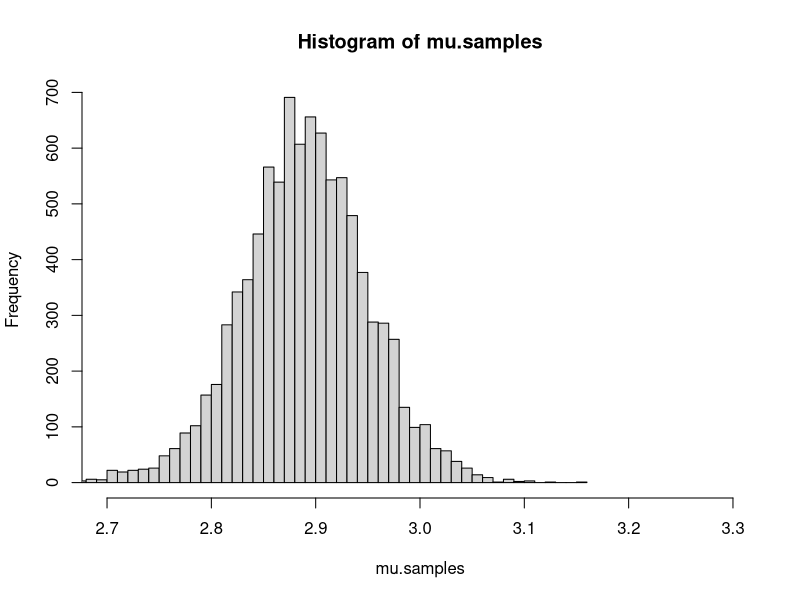
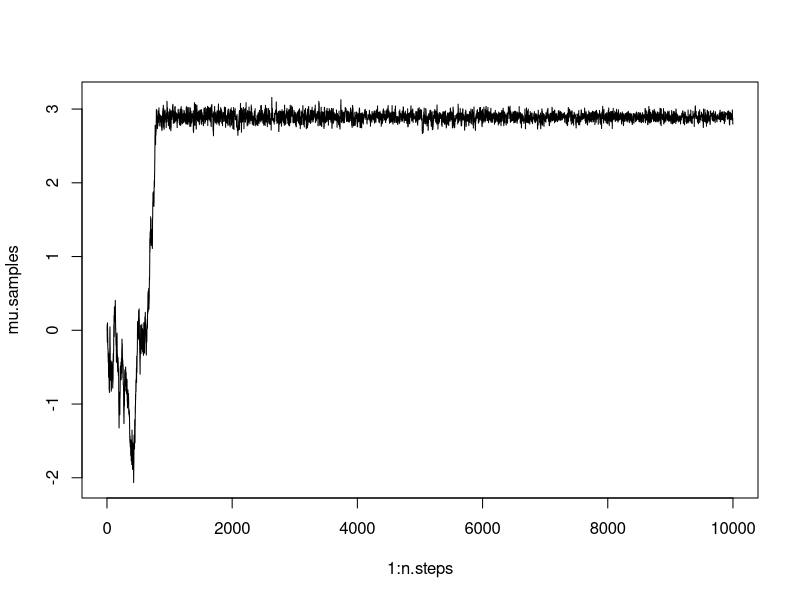
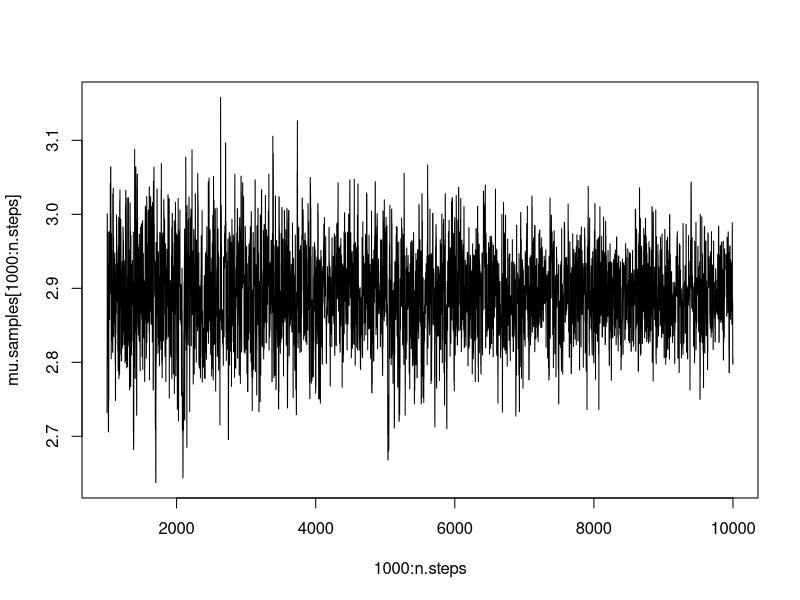
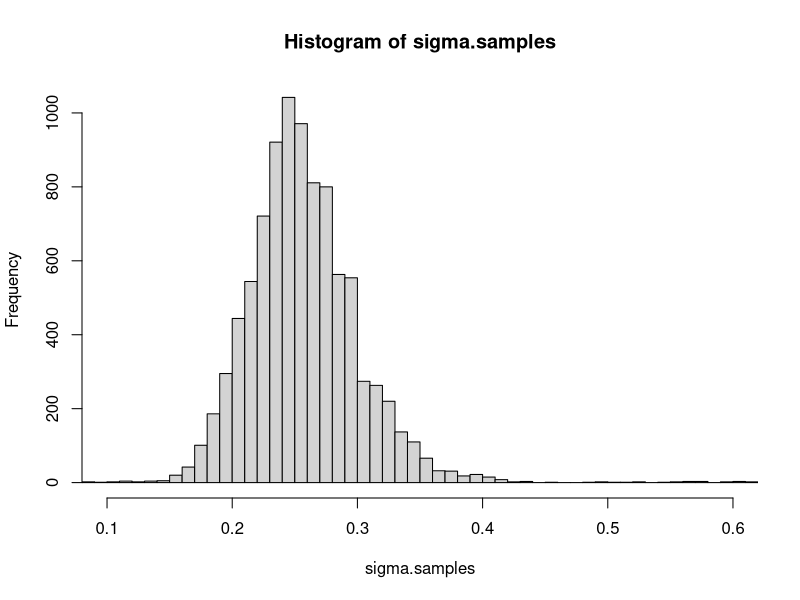
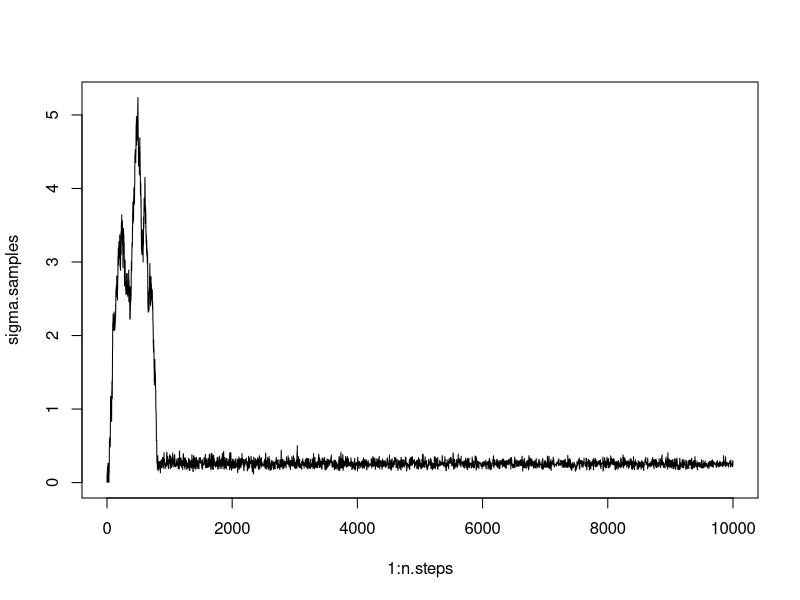
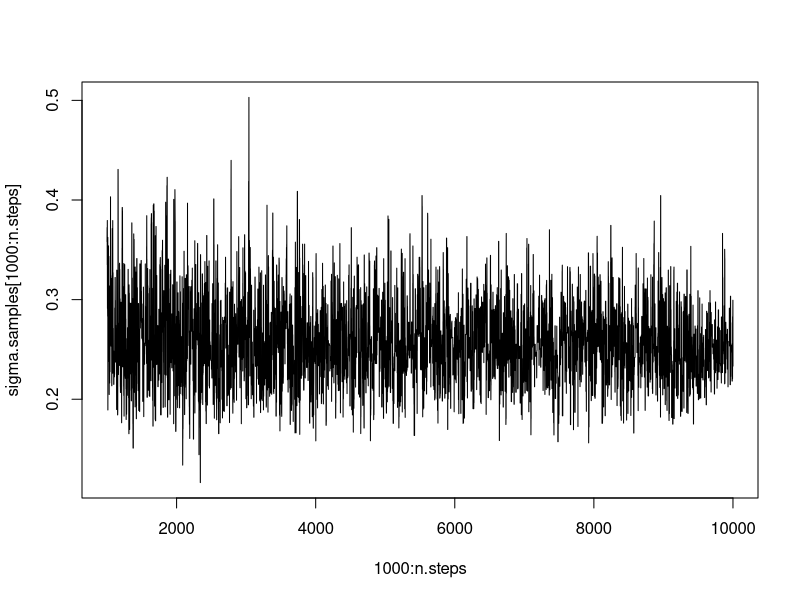

Recreate these plots in R, in order.
N <- 100
mu.true <- 3
sigma.true <- .5
y <- rnorm(n = N, mean = mu.true, sd = sigma.true)

# establish the prior probability distribution of mu and sigma, and the likelihood function of our data given both
mu.prior.probability <- function(mu, mu.prior.min = -1, mu.prior.max = 6) { dunif(x = mu, min = mu.prior.min, max = mu.prior.max) }
sigma.prior.probability <- function(sigma, location = 0, scale = 5) { dcauchy(x = sigma, location = location, scale = scale) }
data.likelihood.given.mu.and.sigma <- function(mu, observed.data.vector = y, sigma = sigma) { dnorm(x = observed.data.vector, mean = mu, sd = sigma)}

# combine the above functions to compute log posterior probability of mu given our data
log.posterior.probability.of.data.given.mu <- function(mu, sigma) {
  mu.probability <- mu.prior.probability(mu = mu)
  data.likelihood <- data.likelihood.given.mu.and.sigma(mu = mu, sigma = sigma)
  log.mu.probability <- log(mu.probability + 1)
  log.data.likelihood <- sum( log(data.likelihood + 1) )
  return( log.mu.probability + log.data.likelihood )
}

log.posterior.probability.of.data.given.sigma <- function(mu, sigma) {
  sigma.probability <- sigma.prior.probability(sigma = sigma)
  data.likelihood <- data.likelihood.given.mu.and.sigma(mu = mu, sigma = sigma)
  log.sigma.probability <- log(sigma.probability + 1)
  log.data.likelihood <- sum( log(data.likelihood + 1) )
  return( log.sigma.probability + log.data.likelihood )
}

# build an MCMC engine
n.steps <- 1e4
mu.samples <- rep(x = NA, n.steps)
sigma.samples <- rep(x = NA, n.steps)
mu.current <- 0
sigma.current <- 0
sampler.sigma <- .1

# define move probability functions
move.probability.via.simulated.annealing <- function(temperature, log.prob.current, log.prob.proposal) {
  exponent <- min( 0, (log.prob.proposal - log.prob.current) / temperature )
  return( exp(exponent) )
}

move.probability.via.metropolis <- function(log.prob.mu.proposal, log.prob.mu.current, temperature) {
  return( exp( log.prob.mu.proposal - log.prob.mu.current ))
}

# define simulated annealing parameters
temperature <- 1
alpha <- .9999

for (step in 1:n.steps) {
  mu.samples[step] <- mu.current
  sigma.samples[step] <- sigma.current

  mu.proposal <- rnorm(n = 1, mean = mu.current, sd = sampler.sigma)
  mu.move.probability <- move.probability.via.simulated.annealing(
    temperature = temperature,
    log.prob.current = log.posterior.probability.of.data.given.mu(mu = mu.current, sigma = sigma.current),
    log.prob.proposal = log.posterior.probability.of.data.given.mu(mu = mu.proposal, sigma = sigma.current)
  )
  mu.current <- ifelse(test = runif(1) < mu.move.probability, yes = mu.proposal, no = mu.current)


  sigma.proposal <- rnorm(n = 1, mean = sigma.current, sd = sampler.sigma)
  if (sigma.proposal < 1) sigma.proposal <- abs(sigma.proposal)
  sigma.move.probability <- move.probability.via.simulated.annealing(
    temperature = temperature,
    log.prob.current = log.posterior.probability.of.data.given.sigma(mu = mu.current, sigma = sigma.current),
    log.prob.proposal = log.posterior.probability.of.data.given.sigma(mu = mu.current, sigma = sigma.proposal)
  )
  sigma.current <- ifelse(test = runif(1) < sigma.move.probability, yes = sigma.proposal, no = sigma.current)

  temperature <- temperature * alpha
}

# plot resulting samples
hist(mu.samples, breaks = 500, xlim = c(2.7, 3.3))
plot(1:n.steps, mu.samples, type = "l")
plot(1e3:n.steps, mu.samples[1e3:n.steps], type = "l")

hist(sigma.samples, breaks = 500, xlim = c(.1, .6))
plot(1:n.steps, sigma.samples, type = "l")
plot(1e3:n.steps, sigma.samples[1e3:n.steps], type = "l")
